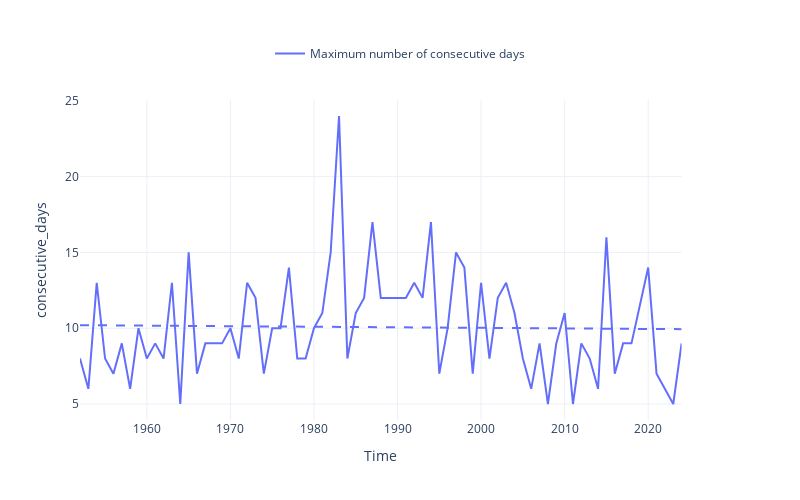

Here is the notebook cell this chart was saved with:
### Code cell
plot_timeseries_interactive(dict_plot, trendline = True,);
